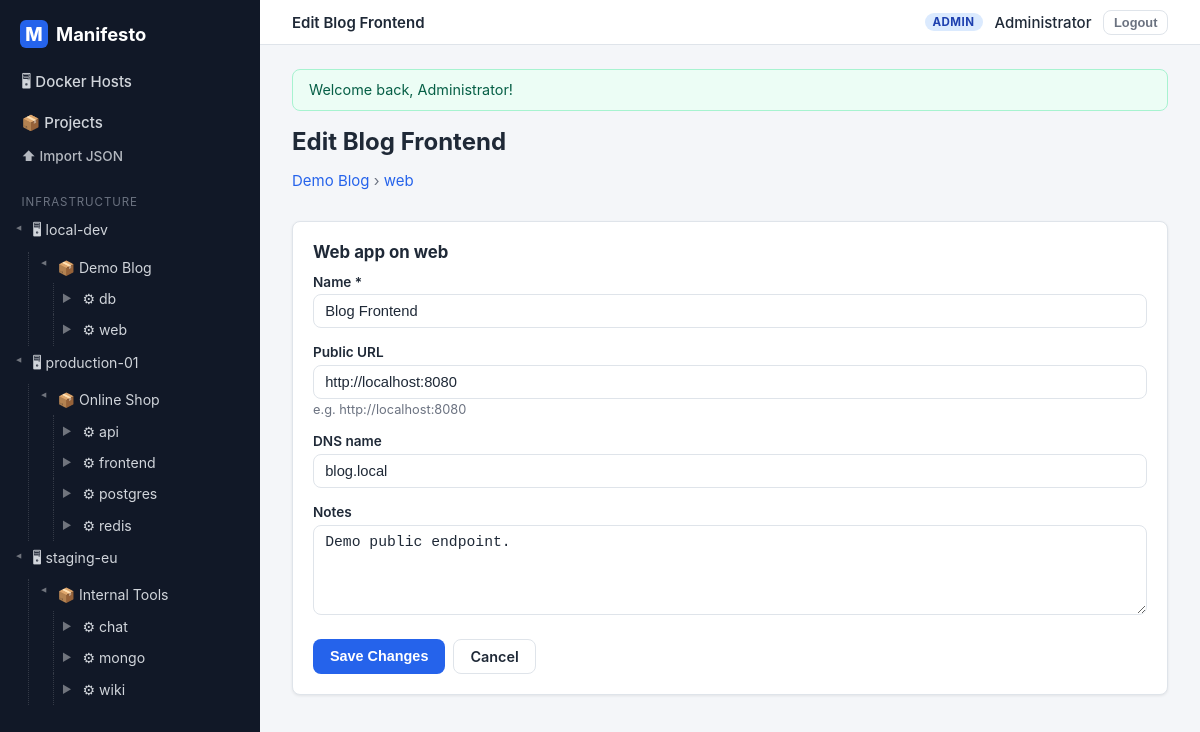
Page /webapps/1/edit (signed in) on the committed database.
### tables this page shows
CREATE TABLE docker_host (
    id             INT UNSIGNED AUTO_INCREMENT PRIMARY KEY,
    name           VARCHAR(128) NOT NULL,
    ip_address     VARCHAR(45)  NULL,
    os             VARCHAR(128) NULL,
    docker_version VARCHAR(32)  NULL,
    notes          TEXT         NULL,
    created_at     TIMESTAMP NOT NULL DEFAULT CURRENT_TIMESTAMP,
    updated_at     TIMESTAMP NOT NULL DEFAULT CURRENT_TIMESTAMP ON UPDATE CURRENT_TIMESTAMP
);

CREATE TABLE service (
    id                   INT UNSIGNED AUTO_INCREMENT PRIMARY KEY,
    project_id           INT UNSIGNED NOT NULL,
    name                 VARCHAR(128) NOT NULL,
    image                VARCHAR(255) NOT NULL,
    restart_policy       ENUM('no','always','on-failure','unless-stopped') NOT NULL DEFAULT 'unless-stopped',
    notes                TEXT NULL,
    command              VARCHAR(512) NULL,
    working_dir          VARCHAR(255) NULL,
    depends_on           VARCHAR(512) NULL COMMENT 'Comma-separated service names',
    build_context        VARCHAR(255) NULL COMMENT 'Path to Dockerfile context, e.g. ./api',
    dockerfile_content   LONGTEXT NULL COMMENT 'Inline Dockerfile content',
    healthcheck_cmd      VARCHAR(512) NULL,
    healthcheck_interval VARCHAR(32) NULL DEFAULT '30s',
    network_mode         VARCHAR(64) NULL,
    created_at           TIMESTAMP NOT NULL DEFAULT CURRENT_TIMESTAMP,
    updated_at           TIMESTAMP NOT NULL DEFAULT CURRENT_TIMESTAMP ON UPDATE CURRENT_TIMESTAMP,
    UNIQUE KEY uq_service_name_per_project (project_id, name),
    CONSTRAINT fk_service_project FOREIGN KEY (project_id)
        REFERENCES project (id) ON DELETE CASCADE
);

CREATE TABLE project (
    id             INT UNSIGNED AUTO_INCREMENT PRIMARY KEY,
    docker_host_id INT UNSIGNED NOT NULL,
    name           VARCHAR(128) NOT NULL,
    slug           VARCHAR(128) NOT NULL,
    description    TEXT NULL,
    created_at     TIMESTAMP NOT NULL DEFAULT CURRENT_TIMESTAMP,
    updated_at     TIMESTAMP NOT NULL DEFAULT CURRENT_TIMESTAMP ON UPDATE CURRENT_TIMESTAMP,
    UNIQUE KEY uq_project_slug (slug),
    KEY idx_project_host (docker_host_id),
    CONSTRAINT fk_project_host FOREIGN KEY (docker_host_id)
        REFERENCES docker_host (id) ON DELETE RESTRICT
);

CREATE TABLE web_app (
    id                  INT UNSIGNED AUTO_INCREMENT PRIMARY KEY,
    service_id          INT UNSIGNED NOT NULL,
    name                VARCHAR(128) NOT NULL,
    public_url          VARCHAR(255) NULL,
    dns_name            VARCHAR(255) NULL,
    notes               TEXT NULL,
    status              ENUM('unknown','up','down','error') NOT NULL DEFAULT 'unknown',
    last_status_change  TIMESTAMP NULL,
    last_checked_at     TIMESTAMP NULL,
    last_http_code      INT NULL,
    last_duration_ms    INT NULL,
    created_at          TIMESTAMP NOT NULL DEFAULT CURRENT_TIMESTAMP,
    updated_at          TIMESTAMP NOT NULL DEFAULT CURRENT_TIMESTAMP ON UPDATE CURRENT_TIMESTAMP,
    KEY idx_webapp_service (service_id),
    CONSTRAINT fk_webapp_service FOREIGN KEY (service_id)
        REFERENCES service (id) ON DELETE CASCADE
);

### src/Core/ViewRenderer.php (called while the page is built, shortened)
<?php
final class ViewRenderer
{
    private static string $viewsPath = __DIR__ . '/../Views';
    public static function render(string $template, array $data = [], string $layout = 'app'): string
    {
        $data['currentUser'] = Auth::user();
        $data['flashes']     = Session::pullFlashes();
        if ($layout === 'app') {
            $data['sidebarTree'] = (new TreeRepository())->fullTree();
        }
        $content = self::renderFile(self::file($template), $data);
        $data['content'] = $content;
        return self::renderFile(self::file('layouts/' . $layout), $data);
    }
    private static function file(string $template): string
    {
        return self::$viewsPath . '/' . $template . '.php';
    }
    private static function renderFile(string $file, array $data): string
    {
        extract($data, EXTR_SKIP);
        require $file;
        return (string) ob_get_clean();
    }
}

### src/Controllers/WebAppController.php (called while the page is built, shortened)
<?php
final class WebAppController
{
    private WebAppRepository $webApps;
    public function __construct()
    {
        $this->webApps = new WebAppRepository();
    }
    public function edit(Request $request, string $id): void
    {
        $webApp = $this->webApps->findWithContext((int) $id);
        Response::view('webapps/edit', [
            'title'  => 'Edit ' . $webApp['name'],
            'webApp' => $webApp,
        ]);
    }
}

### public/index.php (called while the page is built, shortened)
<?php
$request = Request::capture();
$router = new Router(require MANIFESTO_ROOT . '/config/routes.php');
$router->dispatch($request);

### src/Core/Database.php (called while the page is built, shortened)
<?php
final class Database
{
    private static ?PDO $pdo = null;
    private static array $config;
    public static function configure(array $config): void
    {
        self::$config = $config;
    }
    public static function pdo(): PDO
    {
        if (self::$pdo === null) {
            $c = self::$config;
            $dsn = sprintf(
                'mysql:host=%s;port=%s;dbname=%s;charset=utf8mb4',
                $c['host'],
                $c['port'],
                $c['name']
            );
            self::$pdo = new PDO($dsn, $c['user'], $c['pass'], [
                PDO::ATTR_ERRMODE            => PDO::ERRMODE_EXCEPTION,
                PDO::ATTR_DEFAULT_FETCH_MODE => PDO::FETCH_ASSOC,
                PDO::ATTR_EMULATE_PREPARES   => false,
            ]);
        }
        return self::$pdo;
    }
}

### src/Repositories/WebAppRepository.php (called while the page is built, shortened)
<?php
final class WebAppRepository
{
    public function findWithContext(int $id): ?array
    {
        $stmt = Database::pdo()->prepare(
            'SELECT w.id, w.service_id, w.name, w.public_url, w.dns_name,
                    w.notes, w.status, w.last_status_change, w.last_checked_at,
                    w.last_http_code, w.last_duration_ms, w.created_at, w.updated_at,
                    s.name AS service_name,
                    p.id   AS project_id, p.name AS project_name
             FROM web_app w
             JOIN service s ON s.id = w.service_id
             JOIN project p ON p.id = s.project_id
             WHERE w.id = :id LIMIT 1'
        );
        $stmt->execute(['id' => $id]);
        $row = $stmt->fetch();
        return $row === false ? null : $row;
    }
}

### src/Core/helpers.php (called while the page is built, shortened)
<?php
function e(?string $value): string
{
    return htmlspecialchars($value ?? '', ENT_QUOTES, 'UTF-8');
}
function url(string $path = '/'): string
{
    $base = Request::basePath();
    return $base . '/' . ltrim($path, '/');
}
function old(string $key, ?string $default = null): string
{
    $old = Session::get('_old_input', []);
    return e($old[$key] ?? $default ?? '');
}

### src/Core/Request.php (called while the page is built, shortened)
<?php
final class Request
{
    private static ?string $basePath = null;
    public static function basePath(): string
    {
        if (self::$basePath === null) {
            $scriptDir = str_replace('\\', '/', dirname($_SERVER['SCRIPT_NAME'] ?? '/'));
            $scriptDir = rtrim($scriptDir, '/');
            self::$basePath = $scriptDir === '/' ? '' : $scriptDir;
        }
        return self::$basePath;
    }
}

### src/Core/Session.php (called while the page is built, shortened)
<?php
final class Session
{
    public static function get(string $key, mixed $default = null): mixed
    {
        return $_SESSION[$key] ?? $default;
    }
}

### src/Repositories/TreeRepository.php (called while the page is built, shortened)
<?php
final class TreeRepository
{
    public function fullTree(): array
    {
        $pdo = Database::pdo();
        $hosts = [];
        foreach ($pdo->query('SELECT id, name FROM docker_host ORDER BY name') as $row) {
            $row['projects'] = [];
            $hosts[(int) $row['id']] = $row;
        }
        $projects = [];
        foreach ($pdo->query('SELECT id, docker_host_id, name FROM project ORDER BY name') as $row) {
            $row['services'] = [];
            $projects[(int) $row['id']] = $row;
        }
        $services = [];
        foreach ($pdo->query('SELECT id, project_id, name FROM service ORDER BY name') as $row) {
            $row['webapps'] = [];
            $services[(int) $row['id']] = $row;
        }
        foreach ($pdo->query('SELECT id, service_id, name FROM web_app ORDER BY name') as $row) {
            $sid = (int) $row['service_id'];
            if (isset($services[$sid])) {
                $services[$sid]['webapps'][] = $row;
            }
        }
        foreach ($services as $service) {
            $pid = (int) $service['project_id'];
            if (isset($projects[$pid])) {
                $projects[$pid]['services'][] = $service;
            }
        }
        foreach ($projects as $project) {
            $hid = (int) $project['docker_host_id'];
            if (isset($hosts[$hid])) {
                $hosts[$hid]['projects'][] = $project;
            }
        }
        return array_values($hosts);
    }
}

### src/Views/webapps/edit.php (the view, shortened to what this page needs)
<div class="page-head">
    <div>
        <h1>Edit <?= e($webApp['name']) ?></h1>
        <p class="muted">
            <a href="<?= url('/projects/' . $webApp['project_id']) ?>"><?= e($webApp['project_name']) ?></a>
            &rsaquo;
            <a href="<?= url('/services/' . $webApp['service_id']) ?>"><?= e($webApp['service_name']) ?></a>
        </p>
    </div>
</div>
<div class="card">
    <h2 class="card-title">Web app on <?= e($webApp['service_name']) ?></h2>
    <form method="post" action="<?= url('/webapps/' . $webApp['id']) ?>">
        <div class="form-group">
            <label for="name">Name *</label>
            <input type="text" id="name" name="name" value="<?= old('name', $webApp['name']) ?>" maxlength="128" required autofocus>
        </div>
        <div class="form-group">
            <label for="public_url">Public URL</label>
            <input type="url" id="public_url" name="public_url" value="<?= old('public_url', $webApp['public_url']) ?>">
            <p class="field-hint">e.g. http://localhost:8080</p>
        </div>
        <div class="form-group">
            <label for="dns_name">DNS name</label>
            <input type="text" id="dns_name" name="dns_name" value="<?= old('dns_name', $webApp['dns_name']) ?>">
        </div>
        <div class="form-group">
            <label for="notes">Notes</label>
            <textarea id="notes" name="notes" rows="4"><?= old('notes', $webApp['notes']) ?></textarea>
        </div>
        <div class="form-footer">
            <button type="submit" class="btn btn-primary">Save Changes</button>
            <a class="btn btn-secondary" href="<?= url('/services/' . $webApp['service_id']) ?>">Cancel</a>
        </div>
    </form>
</div>

### src/Core/Router.php (shortened to what this page needs)
<?php
final class Router
{
    public function dispatch(Request $request): never
    {
        foreach ($this->routes as $route) {
            [$method, $pattern, $class, $action] = $route;
            if ($method !== $request->method) {
                continue;
            }
            $params = $this->match($pattern, $request->path);
            if ($params === null) {
                continue;
            }
            $request->setRouteParams($params);
            $controller = new $class();
            $controller->$action($request, ...array_values($params));
            exit;
        }
    }
    private function match(string $pattern, string $path): ?array
    {
        $regex = preg_replace('/\{(\w+)\}/', '(?P<$1>[^/]+)', $pattern);
        if (!preg_match('#^' . $regex . '$#', $path, $m)) {
            return null;
        }
        return array_filter($m, 'is_string', ARRAY_FILTER_USE_KEY);
    }
}

### src/Views/partials/sidebar.php (shortened to what this page needs)
<?php
$tree = $sidebarTree ?? [];
?>
<aside class="sidebar">
    <a class="sidebar-brand" href="<?= url('/') ?>">
        <span class="brand-mark">M</span> Manifesto
    </a>
    <nav class="sidebar-nav">
        <a href="<?= url('/docker-hosts') ?>">🖥 Docker Hosts</a>
        <a href="<?= url('/projects') ?>">📦 Projects</a>
        <?php if (($currentUser['role'] ?? '') === 'admin'): ?>
            <a href="<?= url('/projects/import') ?>" style="font-size:.85rem;opacity:.85;">⬆ Import JSON</a>
        <?php endif; ?>
    </nav>
    <div class="sidebar-tree">
        <div class="tree-title">Infrastructure</div>
        <?php foreach ($tree as $host): ?>
            <details open>
                <summary>
                    <a class="tree-link tree-host" href="<?= url('/docker-hosts/' . $host['id']) ?>">🖥 <?= e($host['name']) ?></a>
                </summary>
                <?php foreach ($host['projects'] as $project): ?>
                    <details open class="tree-indent">
                        <summary>
                            <a class="tree-link tree-project" href="<?= url('/projects/' . $project['id']) ?>">📦 <?= e($project['name']) ?></a>
                        </summary>
                        <?php foreach ($project['services'] as $service): ?>
                            <details class="tree-indent">
                                <summary>
                                    <a class="tree-link tree-service" href="<?= url('/services/' . $service['id']) ?>">⚙ <?= e($service['name']) ?></a>
                                </summary>
                            </details>
                        <?php endforeach; ?>
                    </details>
                <?php endforeach; ?>
            </details>
        <?php endforeach; ?>
    </div>
</aside>

### rows in the picture
docker_host: name "local-dev", name "Demo Blog", name "web"
service: name "db"
docker_host: name "production-01"
project: name "Online Shop"
service: name "api"
service: name "frontend"
service: name "postgres"
service: name "redis"
docker_host: name "staging-eu"
project: name "Internal Tools"
service: name "chat"
service: name "mongo"
service: name "wiki"
web_app: name "Blog Frontend", project.name "Demo Blog", service.name "web", public_url "http://localhost:8080", dns_name "blog.local", notes "Demo public endpoint."

### other values in the picture
$flash['message'] "Welcome back, Administrator!"
